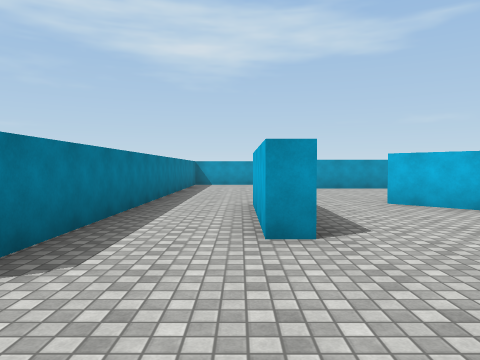
View 1 (above)

16 first-person views from a walk through a Unity game level. The camera is 1.4 m above the floor, tilts 2° down and sees 70° across. The floor is counted in squares, 2 m on a side. Each view is taken from the middle of a square. On the plan, view 1 faces up. The plan holds only what a view shows up to about 11 squares ahead; the rest is blank. The player is left out. Surface patterns are stand-ins for the level's own textures.

View 2
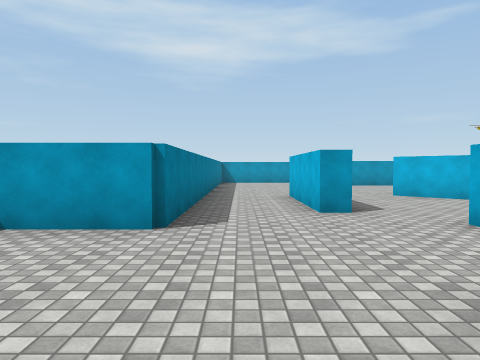

View 3
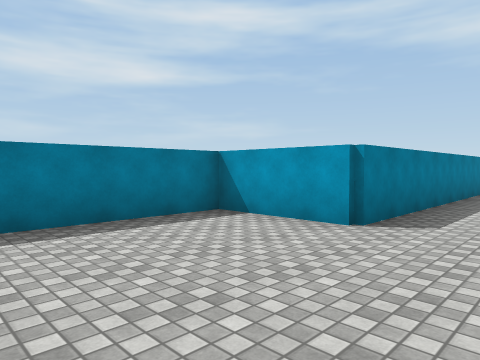

View 4
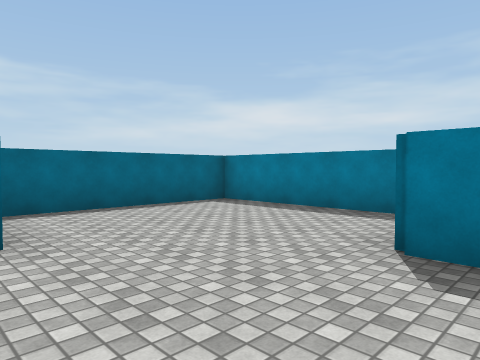

View 5
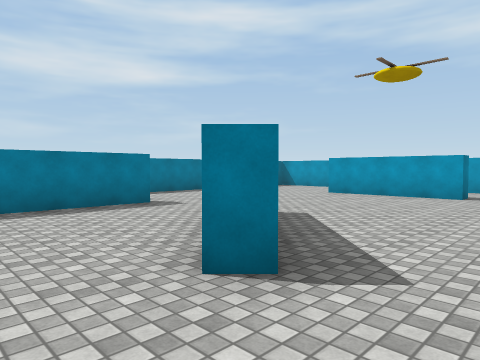

View 6
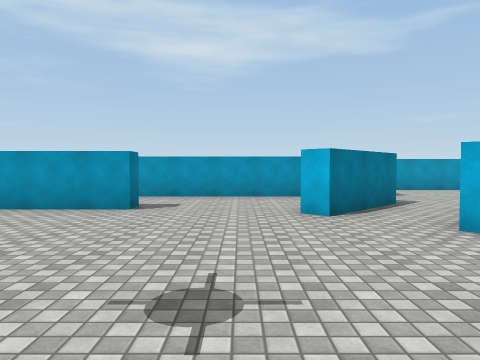

View 7
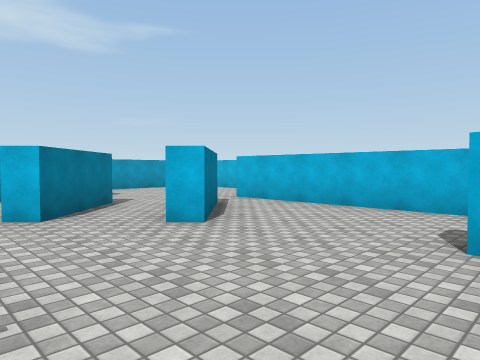

View 8
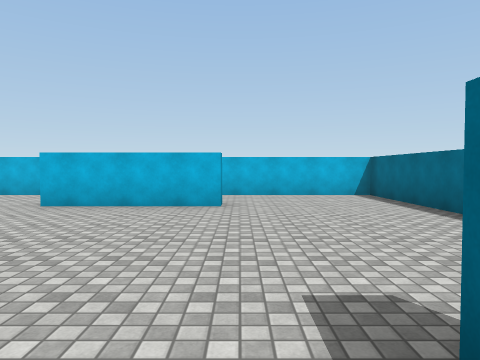

View 9
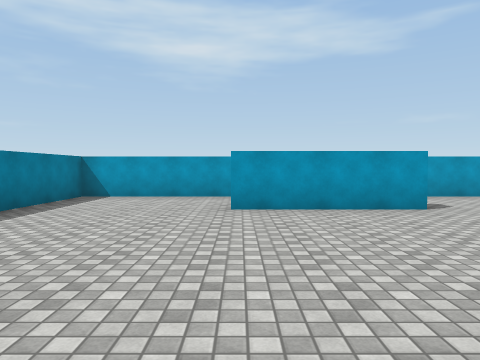

View 10
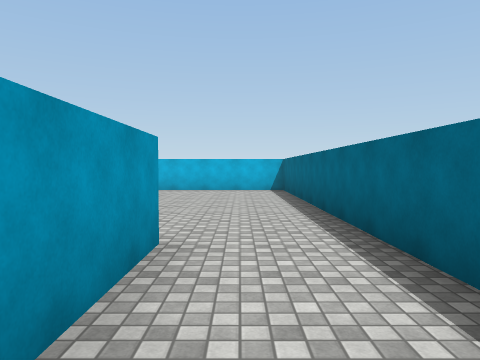

View 11
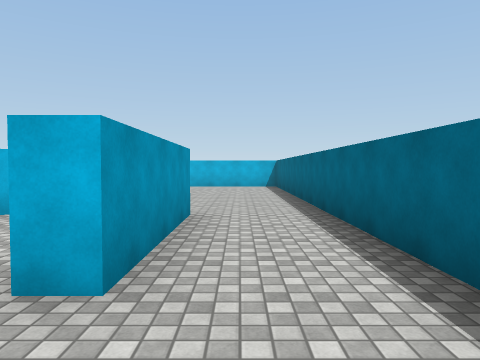

View 12
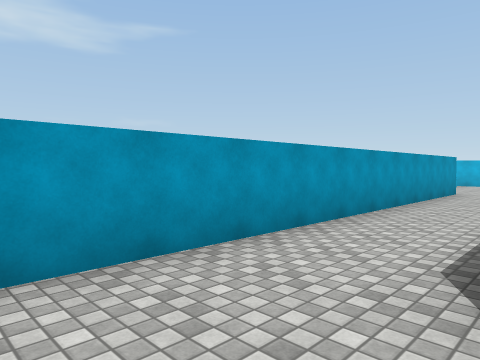

View 13
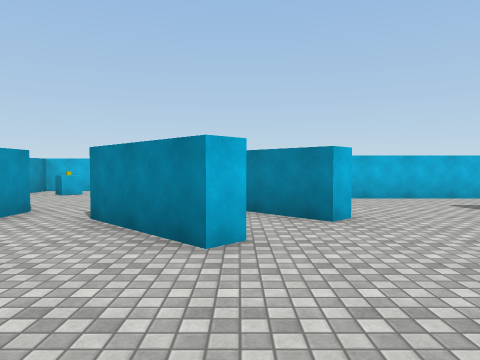

View 14
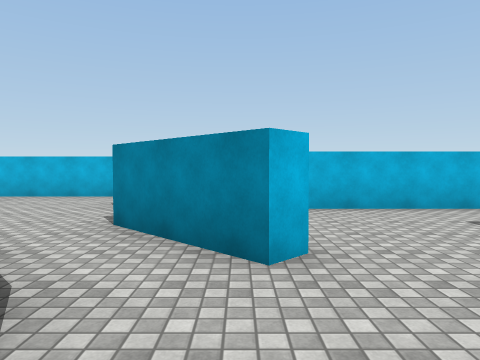

View 15
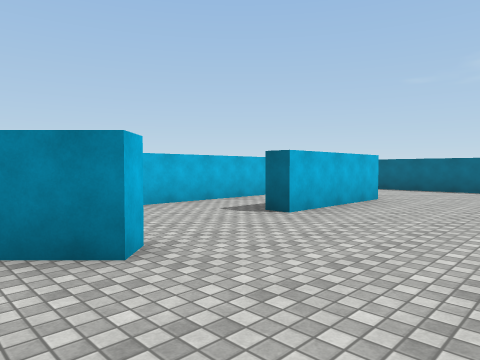

View 16
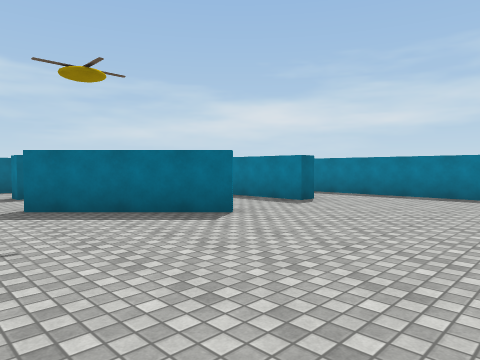

### Floor plan
Points are (right, up) in squares from view 1. A wall is a line through its corners. A room is listed if a view was taken in it or the views show most of it. See-through windows are left out.
Room 1 (views 1, 2, 3, 11)
walls: (-4.4, 2) (-4.4, -2.9) (0, -2.9); (-1.9, 3.4) (-1.9, 1.7) (-4.4, 1.7); (1.9, 1.7) (1.9, 2.2)
ways out: opening at (0.4, 2.4) to room 2
Room 2 (views 4, 5, 6, 7, 8, 9, 10, 12, 13, 14, 15, 16)
walls: (3.2, 7.2) (5.6, 4.8) (5.2, 4.4) (2.9, 6.7); (5.2, 2.4) (5.2, 1.7) (1.9, 1.7); (8.3, 10.9) (7.9, 11.3) (9.8, 13.1); (5.2, 12.2) (5.2, 11.8) (1.8, 11.8); (0.9, 3.4) (0.3, 3.4) (0.3, 6.6) (0.8, 6.6) (0.8, 4); (10.2, 3.2) (10.2, 6.6) (10.8, 6.6); (10.8, 10.4) (9.8, 9.4) (9.4, 9.8); (1.9, -0.4) (12.9, -0.4) (12.9, 9.5); (9.6, 14.4) (-1.9, 14.4) (-1.9, 3.4)
ways out: opening at (0.4, 2.4) to room 1; opening at (10, 14); opening at (12, 10)

Where each view was taken, in squares from view 1:
view 1: 0 up, 0 right, facing up
view 2: 2 down, 1 left, facing up
view 3: 2 down, 0 right, facing up-left
view 4: 3 up, 1 right, facing down-left
view 5: 3 up, 7 right, facing up-left
view 6: 6 up, 7 right, facing up
view 7: 6 up, 7 right, facing up-right
view 8: 3 up, 4 right, facing right
view 9: 6 up, 2 right, facing up
view 10: 1 up, 2 right, facing right
view 11: 1 up, 0 right, facing right
view 12: 12 up, 0 right, facing up-right
view 13: 11 up, 5 right, facing right
view 14: 10 up, 7 right, facing right
view 15: 11 up, 7 right, facing down-right
view 16: 11 up, 7 right, facing down-left
